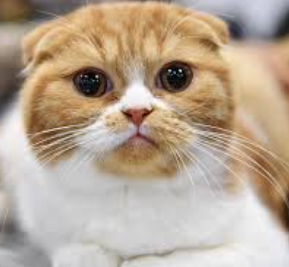
#> input picture Практические занятия/Практическое занятие 7. Обработка изображений/7.3/1.png, 289 x 267 px
$ python main.py
#> lines starting #> are read from the running program, lines starting #| are printed output that depends on the picture
import os
from PIL import Image, ImageFilter

output_folder = 'filtered_images'
os.makedirs(output_folder, exist_ok=True)

images = ['1.png', '2.png', '3.png', '4.png', '5.png']

for image_file in images:
    image = Image.open(image_file)
#> image is the input picture: PIL image 289x267 RGBA; mean R, G, B, A 184.8, 167.2, 148.4, 255

    filtered_image = image.filter(ImageFilter.CONTOUR)
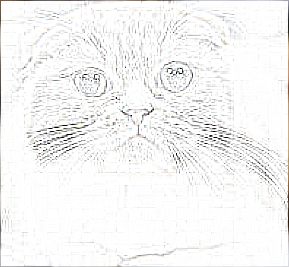
#> filtered_image: PIL image 289x267 RGBA; mean R, G, B, A 245, 244.9, 244.6, 255

    new_name = os.path.join(output_folder, f"filtered_{image_file}")
    filtered_image.save(new_name)

    filtered_image.show()
